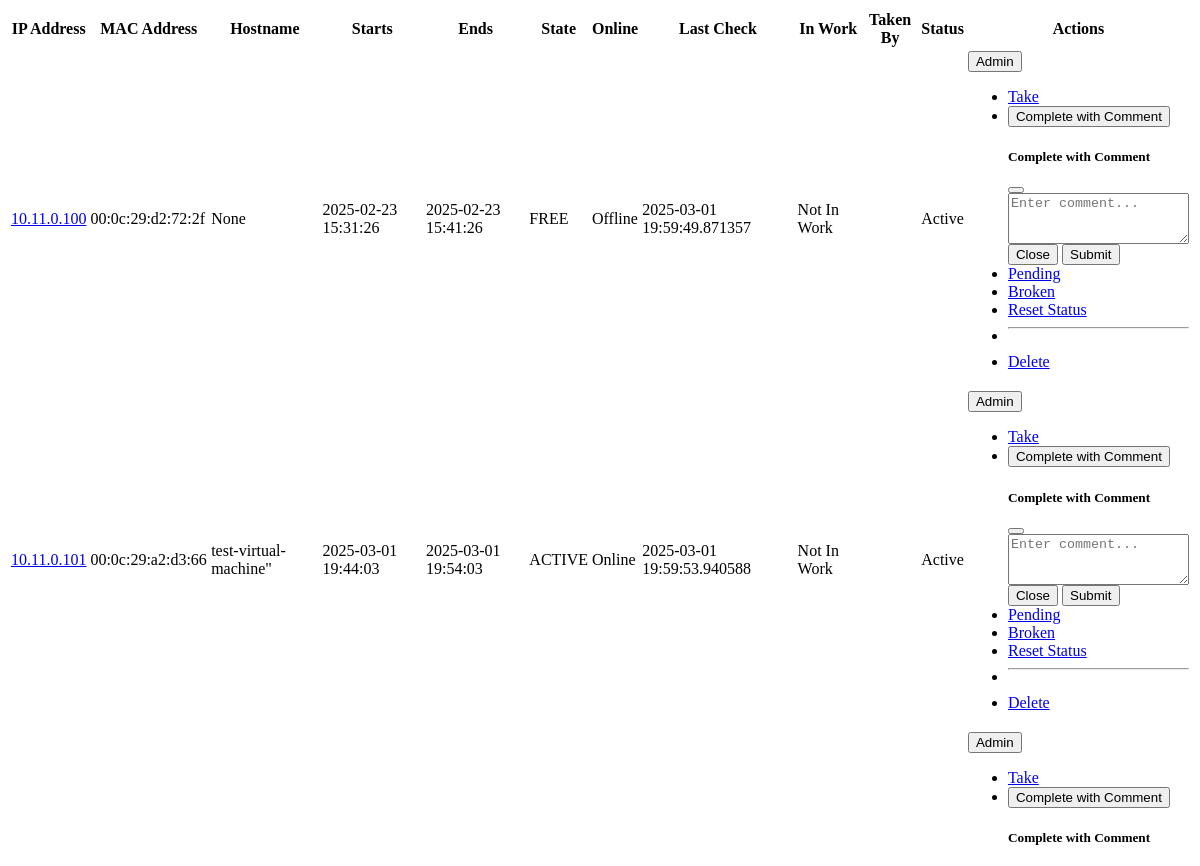
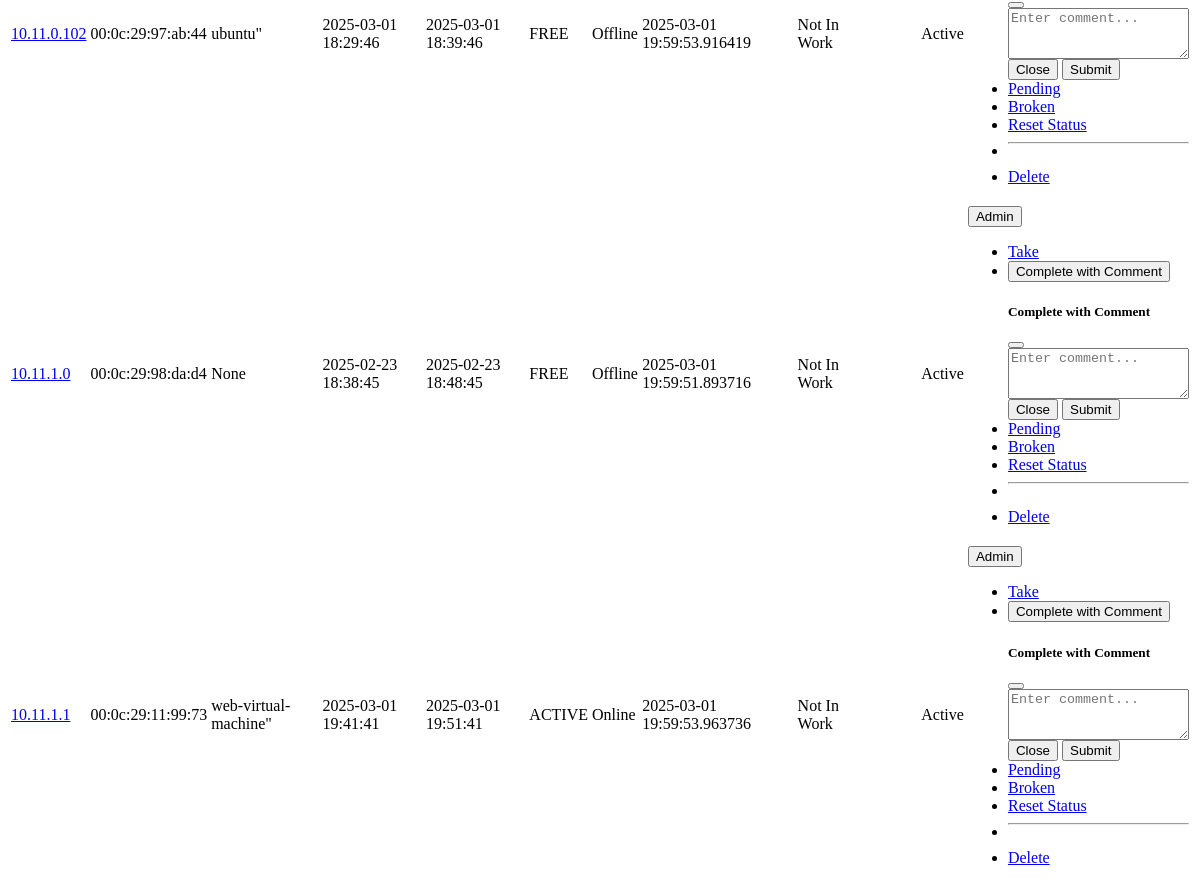
Before: /update_table (signed in) with the older database file (2 pictures, top to bottom).
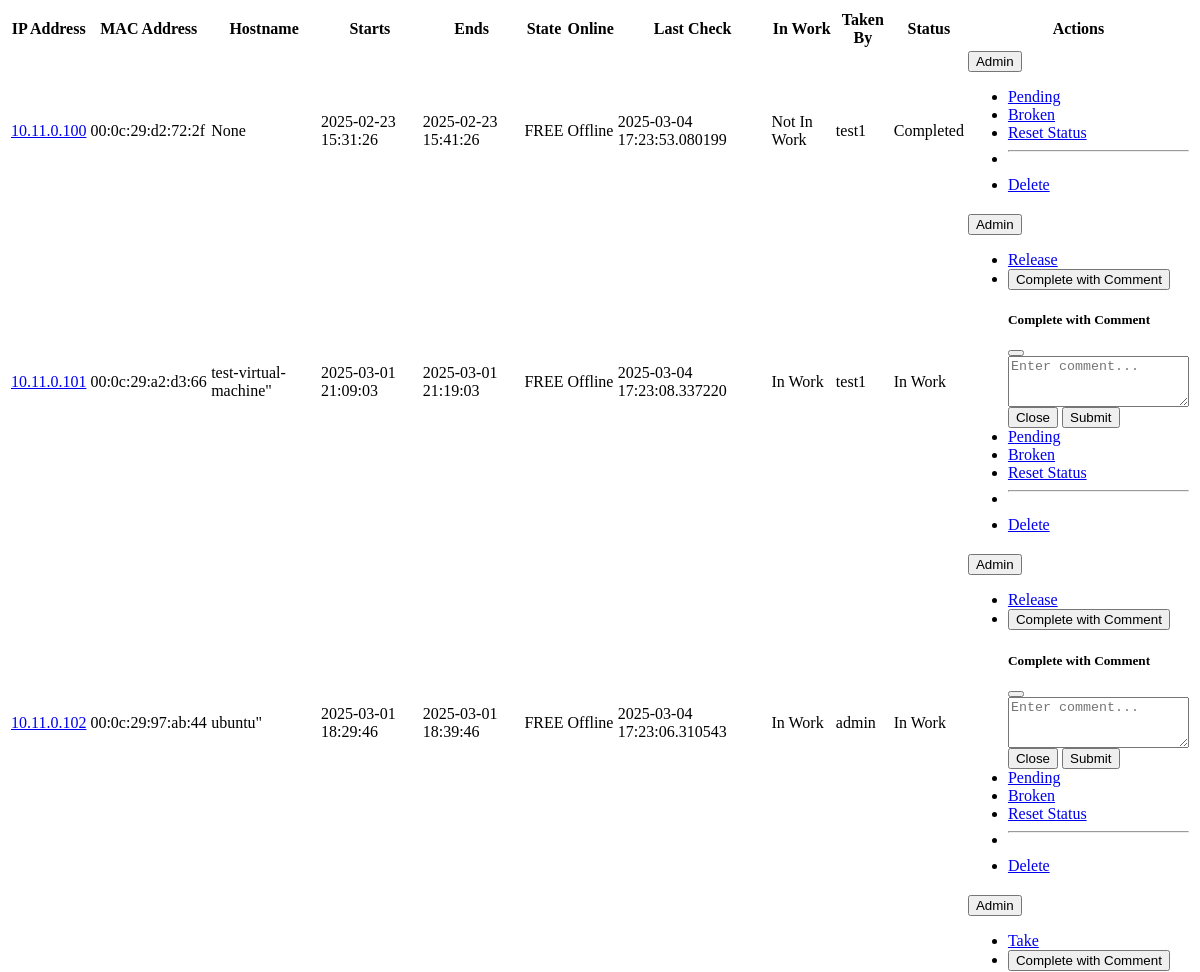
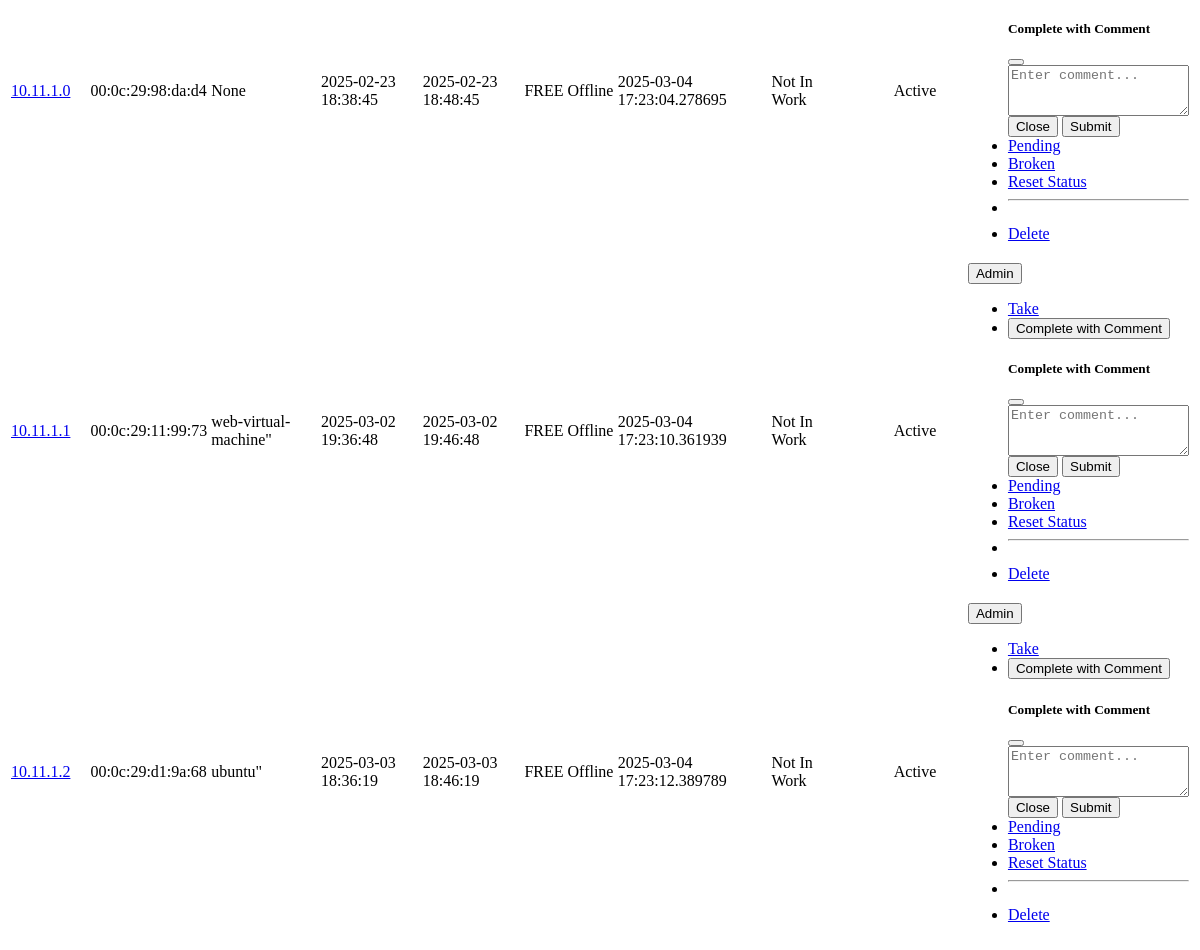
After: the same page with the newer database file (2 pictures, top to bottom).
### app/models.py (models this page shows, shortened)
class Lease(db.Model):
    __tablename__ = 'leases'
    id = db.Column(db.Integer, primary_key=True)
    ip = db.Column(db.String(15), unique=True, index=True, nullable=False)
    mac = db.Column(db.String(17), index=True, nullable=False)
    hostname = db.Column(db.String(255), index=True)
    starts = db.Column(db.DateTime)
    ends = db.Column(db.DateTime)
    binding_state = db.Column(db.String(64), index=True, nullable=False)
    uid = db.Column(db.String(255))
    is_online = db.Column(db.Boolean, default=False)
    last_check = db.Column(db.DateTime)
    in_work = db.Column(db.Boolean, default=False)
    taken_by_id = db.Column(db.Integer, db.ForeignKey('users.id'), index=True)
    status = db.Column(
        db.Enum(LeaseStatus),
        nullable=False,
        server_default=LeaseStatus.ACTIVE
    )
    server_id = db.Column(db.Integer, db.ForeignKey('servers.id'))
    status_history = db.relationship(
        'LeaseStatusHistory',
        backref='lease_obj',
        lazy='dynamic',
        order_by='desc(LeaseStatusHistory.timestamp)',
        overlaps="status_history,lease_obj"  # <-- ДОБАВИТЬ overlaps
    )
    def get_web_interface_url(self):
        return f"http://{self.ip}:8080/admin"

class User(UserMixin, db.Model):
    __tablename__ = 'users'
    id = db.Column(db.Integer, primary_key=True)
    username = db.Column(db.String(64), unique=True, index=True, nullable=False)
    password_hash = db.Column(db.String(128), nullable=False)
    role = db.Column(db.String(64), nullable=False, default='tester')  # 'admin', 'tester'
    first_name = db.Column(db.String(64))
    last_name = db.Column(db.String(64))
    last_seen = db.Column(db.DateTime, default=datetime.utcnow)
    leases = db.relationship('Lease', backref='taken_user', lazy='dynamic', foreign_keys='Lease.taken_by_id')
    groups = db.relationship('Group', secondary=user_groups, lazy='subquery',
                            backref=db.backref('users', lazy=True)) # Связь с группами
    journal_entries = db.relationship('Journal', back_populates='user', lazy='dynamic')

### app/views.py (the view)
@main.route('/update_table')
@login_required
def update_table():
    search_query = request.args.get('q', '')
    page = request.args.get('page', 1, type=int)
    per_page = 10
    status = request.args.get('status', 'active') #  'active' – значение по умолчанию
    if status == 'in_work':
        if current_user.role == 'admin':
            leases = get_filtered_leases(status=LeaseStatus.IN_WORK, search_query=search_query, page=page,
                                         per_page=per_page)
        else:
            leases = get_filtered_leases(status=LeaseStatus.IN_WORK, search_query=search_query,
                                         user_id=current_user.id, page=page, per_page=per_page)
    elif status == 'completed':
        leases = get_filtered_leases(status=LeaseStatus.COMPLETED, search_query=search_query, page=page,
                                     per_page=per_page)
    elif status == 'broken':
        if current_user.role != 'admin':
            return jsonify({'message': 'Forbidden'}), 403
        leases = get_filtered_leases(status=LeaseStatus.BROKEN, search_query=search_query, page=page,
                                     per_page=per_page)
    elif status == 'pending':
        if current_user.role != 'admin':
            return jsonify({'message': 'Forbidden'}), 403
        leases = get_filtered_leases(status=LeaseStatus.PENDING, search_query=search_query, page=page,
                                     per_page=per_page)
    else:  # По умолчанию – все
        leases = get_filtered_leases(search_query=search_query, page=page, per_page=per_page) # Убрали фильтр
    return render_template('leases_table.html', leases=leases, search_query=search_query)

### app/models.py (called while the page is built)
@login_manager.user_loader
def load_user(user_id):
    return User.query.get(int(user_id))

### app/views.py (called while the page is built)
def get_filtered_leases(status=None, search_query='', user_id=None, page=1, per_page=10):
    query = Lease.query
    if status:
        if isinstance(status, list):
            query = query.filter(Lease.status.in_(status))
        else:
            query = query.filter(Lease.status == status)
    if user_id:
        query = query.filter(Lease.taken_by_id == user_id)
    if search_query:
        query = query.filter(
            or_(Lease.ip.contains(search_query), Lease.hostname.contains(search_query))
        )
    return query.order_by(Lease.ip).paginate(page=page, per_page=per_page, error_out=False)

### app/templates/leases_table.html (shortened to what the changed rows need)
<table class="table table-striped" id="leases-table" data-status="{{ request.path.split('/')[-1] }}" data-url="{{ url_for('main.update_table') }}" data-search-query="{{ search_query }}">
  <thead>
      <tr>
          <th>IP Address</th>
          <th>MAC Address</th>
          <th>Hostname</th>
          <th>Starts</th>
          <th>Ends</th>
          <th>State</th>
          <th>Online</th>
          <th>Last Check</th>
          <th>In Work</th>
          <th>Taken By</th>
          <th>Status</th>
          <th>Actions</th>
      </tr>
  </thead>
  <tbody>
      {% for lease in leases.items %}
      <tr class="{% if lease.status.value == 'in_work' %}table-warning{% elif lease.status.value == 'completed' %}table-success{% elif lease.status.value == 'broken' %}table-danger{% elif lease.status.value == 'pending' %}table-info{% elif lease.status.value == 'active' %}table-primary{% endif %}">
          <td>
              {% if lease.get_web_interface_url() %}
              <a href="{{ lease.get_web_interface_url() }}" target="_blank">{{ lease.ip }}</a>
              {% else %}
              {{ lease.ip }}
              {% endif %}
          </td>
          <td>{{ lease.mac }}</td>
          <td>{{ lease.hostname|d('N/A') }}</td>
          <td>{{ lease.starts|d('N/A') }}</td>
          <td>{{ lease.ends|d('N/A') }}</td>
          <td>{{ lease.binding_state }}</td>
          <td>{{ "Online" if lease.is_online else "Offline" }}</td>
          <td>{{ lease.last_check|d('N/A') }}</td>
          <td>
              {% if lease.in_work %}
              <span class="badge bg-warning">In Work</span>
              {% else %}
              <span class="badge bg-secondary">Not In Work</span>
              {% endif %}
          </td>
          <td>{{ lease.taken_user.username if lease.taken_user else '' }}</td>
         <td>
              {% if lease.status.value == 'completed' %}
              <span class="badge bg-success">Completed</span>
              {% elif lease.status.value == 'in_work' %}
              <span class="badge bg-warning">In Work</span>
              {% elif lease.status.value == 'broken' %}
              <span class="badge bg-danger">Broken</span>
              {% elif lease.status.value == 'pending' %}
              <span class="badge bg-info">Pending</span>
              {% elif lease.status.value == 'active' %}
              <span class="badge bg-primary">Active</span>
              {% else %}
              {{ lease.status.value }}
              {% endif %}
          </td>
          <td>
              {% if current_user.role == 'admin' %}
                  <div class="dropdown">
                      <button class="btn btn-sm btn-secondary dropdown-toggle" type="button" data-bs-toggle="dropdown">
                          Admin
                      </button>
                      <ul class="dropdown-menu">
                          {% if lease.status.value == 'active' %}
                              <li><a class="dropdown-item take-btn" href="#" data-url="{{ url_for('api.take_lease', lease_id=lease.id) }}">Take</a></li>
                          {% endif %}
                          {% if lease.status.value == 'in_work' %}
                              <li><a class="dropdown-item release-btn" href="#" data-url="{{ url_for('api.release_lease', lease_id=lease.id) }}">Release</a></li>
                          {% endif %}
                          {% if lease.status.value != 'completed' %}
                              <li><button class="btn btn-sm btn-outline-success complete-with-comment-btn dropdown-item" data-url="{{ url_for('api.complete_lease_with_comment', lease_id=lease.id) }}" data-bs-toggle="modal" data-bs-target="#completeCommentModal{{ lease.id }}">Complete with Comment</button></li>
                              <div class="modal fade" id="completeCommentModal{{ lease.id }}" tabindex="-1" aria-labelledby="completeCommentModalLabel{{ lease.id }}" aria-hidden="true">
                                <div class="modal-dialog">
                                  <div class="modal-content">
                                    <div class="modal-header">
                                      <h5 class="modal-title" id="completeCommentModalLabel{{ lease.id }}">Complete with Comment</h5>
                                      <button type="button" class="btn-close" data-bs-dismiss="modal" aria-label="Close"></button>
                                    </div>
                                    <div class="modal-body">
                                      <textarea id="comment{{ lease.id }}" class="form-control" rows="3" placeholder="Enter comment..."></textarea>
                                    </div>
                                    <div class="modal-footer">
                                      <button type="button" class="btn btn-secondary" data-bs-dismiss="modal">Close</button>
                                      <button type="button" class="btn btn-primary complete-comment-submit-btn" data-lease-id="{{ lease.id }}">Submit</button>
                                    </div>
                                  </div>
                                </div>
                              </div>
                          {% endif %}
                          {% if lease.status.value != 'pending' %}
                              <li><a class="dropdown-item pending-btn" href="#" data-url="{{ url_for('api.pending_lease', lease_id=lease.id) }}">Pending</a></li>
                          {% endif %}
                          {% if lease.status.value != 'broken' %}
                              <li><a class="dropdown-item broken-btn" href="#" data-url="{{ url_for('api.broken_lease', lease_id=lease.id) }}">Broken</a></li>
                          {% endif %}
                          <li><a class="dropdown-item reset-btn" href="#" data-url="{{ url_for('api.reset_lease', lease_id=lease.id) }}">Reset Status</a></li>
                          <li><hr class="dropdown-divider"></li>
                          <li><a class="dropdown-item delete-btn" href="#" data-url="{{ url_for('api.delete_lease', lease_id=lease.id)}}">Delete</a></li>
                      </ul>
                  </div>
              {% endif %}
          </td>
      </tr>
      {% endfor %}
  </tbody>
</table>

Changed rows visible on the page:
changed Lease (number 1 of 6 on the later page): last_check|d "2025-03-01 19:59:49.871357" → "2025-03-04 17:23:53.080199"; taken_user (not shown) → "test1"; id "Enter comment..." → (not shown); status "Active Take Complete with Comment Complete with Comment Close Submit" → "Completed"
changed Lease "test-virtual-machine\"": starts|d "2025-03-01 19:44:03" → "2025-03-01 21:09:03"; ends|d "2025-03-01 19:54:03" → "2025-03-01 21:19:03"; binding_state "ACTIVE" → "FREE"; is_online "Online" → "Offline"; last_check|d "2025-03-01 19:59:53.940588" → "2025-03-04 17:23:08.337220"; taken_user (not shown) → "test1"; in_work "Not In Work" → "In Work"; status "Active Take" → "In Work Release"
changed Lease "00:0c:29:97:ab:44": last_check|d "2025-03-01 19:59:53.916419" → "2025-03-04 17:23:06.310543"; taken_user (not shown) → "admin"; in_work "Not In Work" → "In Work"; status "Active Take" → "In Work Release"
changed Lease "00:0c:29:98:da:d4": last_check|d "2025-03-01 19:59:51.893716" → "2025-03-04 17:23:04.278695"
changed Lease "web-virtual-machine\"": starts|d "2025-03-01 19:41:41" → "2025-03-02 19:36:48"; ends|d "2025-03-01 19:51:41" → "2025-03-02 19:46:48"; binding_state "ACTIVE" → "FREE"; is_online "Online" → "Offline"; last_check|d "2025-03-01 19:59:53.963736" → "2025-03-04 17:23:10.361939"
added Lease: ip "10.11.1.2", mac "00:0c:29:d1:9a:68", hostname|d "ubuntu\"", starts|d "2025-03-03 18:36:19", ends|d "2025-03-03 18:46:19", binding_state "FREE", is_online "Offline", last_check|d "2025-03-04 17:23:12.389789", in_work "Not In Work", status "Active", id "Enter comment..."
